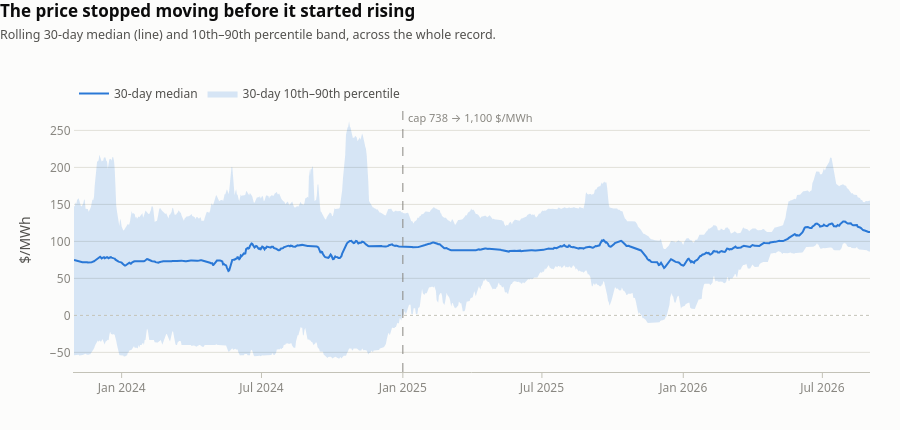

Notebook code for this chart:
### Markdown cell above
### 2. Level and volatility over the record

The duration curves compare years but throw away time. This puts the record back on a calendar axis
and separates the two movements that summary statistics blend together: the **line** is the rolling
30-day median (the level), the **band** is the rolling 10th-to-90th percentile (the spread).

A rolling window is used rather than raw values because at 30-minute resolution the raw series is
unreadable hash. The first 30 days are blanked, since their window is not yet full.

The dashed marker is 1 January 2025, when the administered cap moved from $738 to $1,100. The band
does not step at that date: it is already narrowing through December 2024, and it keeps narrowing
for months afterwards. The monthly widths printed below make that checkable, and they are the
evidence that the calming is not merely the rule change.

### Code cell
# ── Chart 2: rolling level and spread ────────────────────────────────────────
WIN = "30D"
r = d.set_index("ts")["price"].sort_index()
roll = pd.DataFrame({
    "median": r.rolling(WIN).median(),
    "p10": r.rolling(WIN).quantile(0.10),
    "p90": r.rolling(WIN).quantile(0.90),
})
roll[roll.index < r.index.min() + pd.Timedelta(WIN)] = np.nan   # partial windows
roll = roll.resample("1D").last().dropna()

fig = go.Figure()
fig.add_trace(go.Scatter(
    x=roll.index, y=roll.p90, line=dict(color="rgba(0,0,0,0)"),
    hoverinfo="skip", showlegend=False))
fig.add_trace(go.Scatter(
    x=roll.index, y=roll.p10, name="30-day 10th–90th percentile",
    line=dict(color="rgba(0,0,0,0)"), fill="tonexty",
    fillcolor="rgba(42,120,214,0.18)",
    hovertemplate="$%{y:,.0f}<extra>10th percentile</extra>"))
fig.add_trace(go.Scatter(
    x=roll.index, y=roll["median"], name="30-day median",
    line=dict(color=BLUE, width=2),
    hovertemplate="$%{y:,.0f}<extra>median</extra>"))

fig.add_hline(y=0, line=dict(color=AXIS, width=1, dash="dot"))
fig.add_vline(x=pd.Timestamp("2025-01-01"), line=dict(color=MUTED, width=1, dash="dash"))
fig.add_annotation(x=pd.Timestamp("2025-01-05"), y=1, yref="paper", yanchor="top",
                   text="cap 738 → 1,100 $/MWh", showarrow=False, xanchor="left",
                   font=dict(size=11, color=MUTED))

style(fig, "The price stopped moving before it started rising",
      "Rolling 30-day median (line) and 10th–90th percentile band, "
      "across the whole record.", height=430)
fig.update_yaxes(title_text="$/MWh")
fig.show()

w = roll.p90 - roll.p10
print("mean width of the 10th–90th band, by year ($/MWh):")
print(w.groupby(w.index.year).mean().round(0).to_string())

# Does the band STEP at the cap change, or narrow through it? Monthly widths
# either side settle it — a step would show as a break at January 2025.
mw = d.assign(ms=d.ts.dt.to_period("M").dt.to_timestamp()).groupby("ms")["price"]
mw = (mw.quantile(0.90) - mw.quantile(0.10)).round(0)
print("\nmonthly 10th–90th width either side of the cap change ($/MWh):")
print(mw.loc["2024-09":"2025-05"].to_string())

### Figure 1 — Plotly figure (JSON) as saved in the notebook; plotly's stock layout.template omitted (floating-point values rounded to 4 significant figures; data arrays with more than 128 entries replaced by an {"elided": "..."} marker saying what was removed)
{"data": [{"hoverinfo": "skip", "line": {"color": "rgba(0,0,0,0)"}, "showlegend": false, "type": "scatter", "x": {"elided": "1037 str values"}, "y": {"elided": "1037 float values"}}, {"fill": "tonexty", "fillcolor": "rgba(42,120,214,0.18)", "hovertemplate": "$%{y:,.0f}<extra>10th percentile</extra>", "line": {"color": "rgba(0,0,0,0)"}, "name": "30-day 10th–90th percentile", "type": "scatter", "x": {"elided": "1037 str values"}, "y": {"elided": "1037 float values"}}, {"hovertemplate": "$%{y:,.0f}<extra>median</extra>", "line": {"color": "#2a78d6", "width": 2}, "name": "30-day median", "type": "scatter", "x": {"elided": "1037 str values"}, "y": {"elided": "1037 float values"}}], "layout": {"annotations": [{"font": {"color": "#898781", "size": 11}, "showarrow": false, "text": "cap 738 → 1,100 $/MWh", "x": "2025-01-05T00:00:00", "xanchor": "left", "y": 1, "yanchor": "top", "yref": "paper"}], "font": {"color": "#52514e", "family": "system-ui, -apple-system, Segoe UI, sans-serif", "size": 12}, "height": 430, "hovermode": "x unified", "legend": {"bgcolor": "rgba(0,0,0,0)", "font": {"color": "#52514e"}, "orientation": "h", "x": 0, "y": 1, "yanchor": "bottom"}, "margin": {"b": 58, "l": 74, "r": 30, "t": 108}, "paper_bgcolor": "#fcfcfb", "plot_bgcolor": "#fcfcfb", "shapes": [{"line": {"color": "#c3c2b7", "dash": "dot", "width": 1}, "type": "line", "x0": 0, "x1": 1, "xref": "x domain", "y0": 0, "y1": 0, "yref": "y"}, {"line": {"color": "#898781", "dash": "dash", "width": 1}, "type": "line", "x0": "2025-01-01T00:00:00", "x1": "2025-01-01T00:00:00", "xref": "x", "y0": 0, "y1": 1, "yref": "y domain"}], "title": {"font": {"color": "#0b0b0b", "size": 17}, "text": "<b>The price stopped moving before it started rising</b><br><span style='font-size:12.5px;color:#52514e'>Rolling 30-day median (line) and 10th–90th percentile band, across the whole record.</span>", "x": 0, "xanchor": "left", "y": 0.96}, "xaxis": {"linecolor": "#c3c2b7", "showgrid": false, "tickcolor": "#c3c2b7", "tickfont": {"color": "#898781"}, "ticks": "outside"}, "yaxis": {"gridcolor": "#e1e0d9", "linecolor": "rgba(0,0,0,0)", "tickfont": {"color": "#898781"}, "title": {"text": "$/MWh"}}}}
